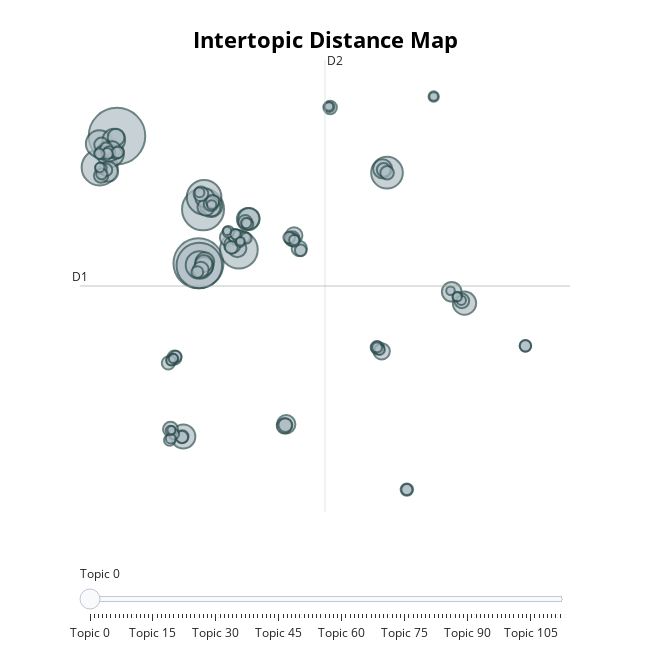

Notebook code cell kept with this figure:
### Code cell
# Visualize the topics using the built-in visualization tool:
topic_model.visualize_topics()
